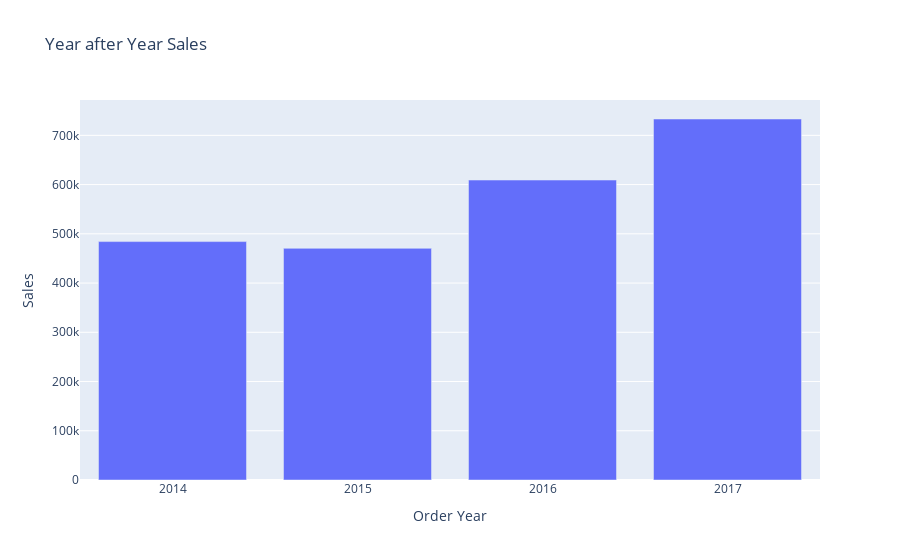

Notebook code for this chart:
### Code cell
fig = px.bar(years_sales_growth,
            x='Order Year',
            y = 'Sales',
            title = 'Year after Year Sales')

fig.update_xaxes(type='category')
fig.show()

### Figure 1 — Plotly figure (JSON) as saved in the notebook; plotly's stock layout.template omitted (floating-point values rounded to 4 significant figures)
{"data": [{"hovertemplate": "Order Year=%{x}<br>Sales=%{y}<extra></extra>", "legendgroup": "", "marker": {"color": "#636efa", "pattern": {"shape": ""}}, "name": "", "orientation": "v", "showlegend": false, "textposition": "auto", "type": "bar", "x": [2014, 2015, 2016, 2017], "xaxis": "x", "y": [484200.0, 470500.0, 609200.0, 733200.0], "yaxis": "y"}], "layout": {"barmode": "relative", "legend": {"tracegroupgap": 0}, "title": {"text": "Year after Year Sales"}, "xaxis": {"anchor": "y", "domain": [0, 1], "title": {"text": "Order Year"}, "type": "category"}, "yaxis": {"anchor": "x", "domain": [0, 1], "title": {"text": "Sales"}}}}
